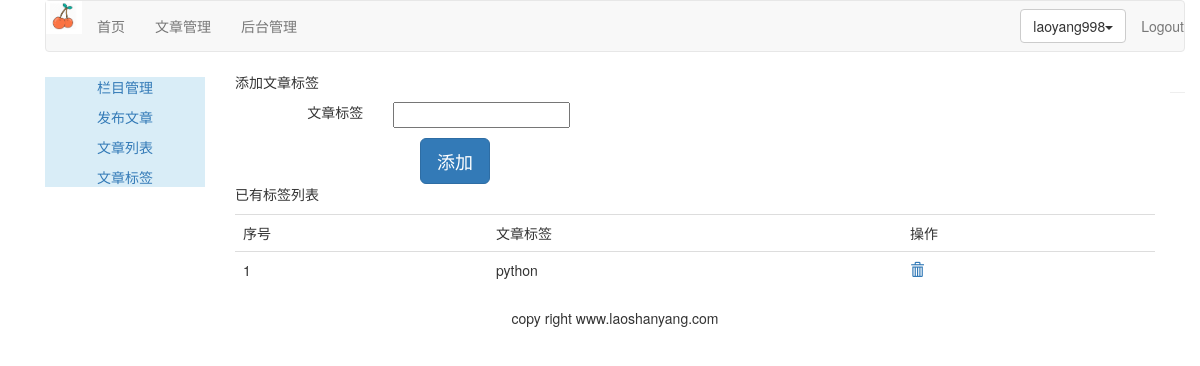
/article/article_tag (signed in), run on an earlier commit of the app's database.
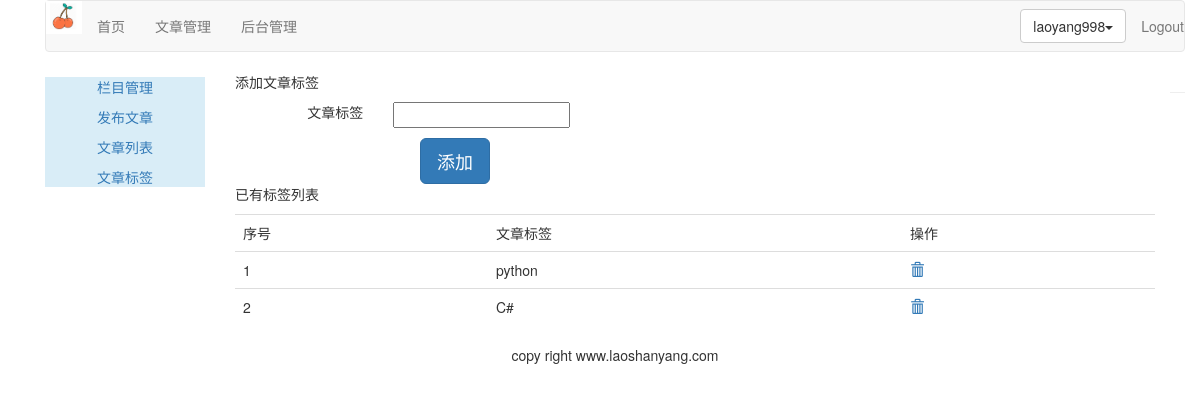
And on a later commit of the database.
### article/models.py (models this page shows, shortened)
class ArticleTag(models.Model):
    author=models.ForeignKey(User,related_name='tag',on_delete=models.CASCADE)
    tag=models.CharField(max_length=500)

### article/views.py (the view, shortened to what this page needs)
# urls.py: path('article_tag', views.Article_tag, name='article_tag'),
@login_required(login_url='/account')
@csrf_exempt
def Article_tag(request):
    if request.method == 'GET':
        article_tags = ArticleTag.objects.filter(author=request.user)
        article_tag_form = ArticleTagForm()
        return render(request, 'article/tag/tag_list.html', {'article_tags': article_tags,
                                                             'article_tag_form': article_tag_form})

### article/forms.py
class ArticleTagForm(forms.ModelForm):
    class Meta:
        model = ArticleTag
        fields = ('tag',)

### templates/article/tag/tag_list.html (shortened to what this page needs)
{% extends 'article/base.html' %}
{% load staticfiles %}
{% block content %}
    <div>
        <p>添加文章标签</p>
        <form action="" class="form-horizontal" method="post">{% csrf_token %}
            <div class="row" style="margin-top: 10px;">
                <div class="col-md-2 text-right"><span>文章标签</span></div>
                <div class="col-md-10 text-left">{{ article_tag_form.tag }}</div>
            </div>
            <div class="row">
                <input type="button" class="btn btn-primary btn-lg" style="margin-left:200px;
                    margin-top:10px;" value="添加" onclick="add_tag()">
            </div>
        </form>
    </div>
    <div>
        <p>已有标签列表</p>
        <table class="table table-hover">
            <tr>
                <td>序号</td>
                <td>文章标签</td>
                <td>操作</td>
            </tr>
            {% for article_tag in article_tags %}
                <tr id={{ forloop.counter }}>
                    <td>{{ forloop.counter }}</td>
                    <td>{{ article_tag.tag }}</td>
                    <td>
                        <a name="delete" href="javascript:" onclick="del_tag(this,{{ article_tag.id }})">
                            <span class="glyphicon glyphicon-trash"></span>
                        </a>
                    </td>
                </tr>
            {% empty %}
                <p>You have no article tags,please add them.</p>
            {% endfor %}
        </table>
    </div>
{% endblock %}

What changed in the data, as far as the page shows it:
added ArticleTag: tag "C#"
